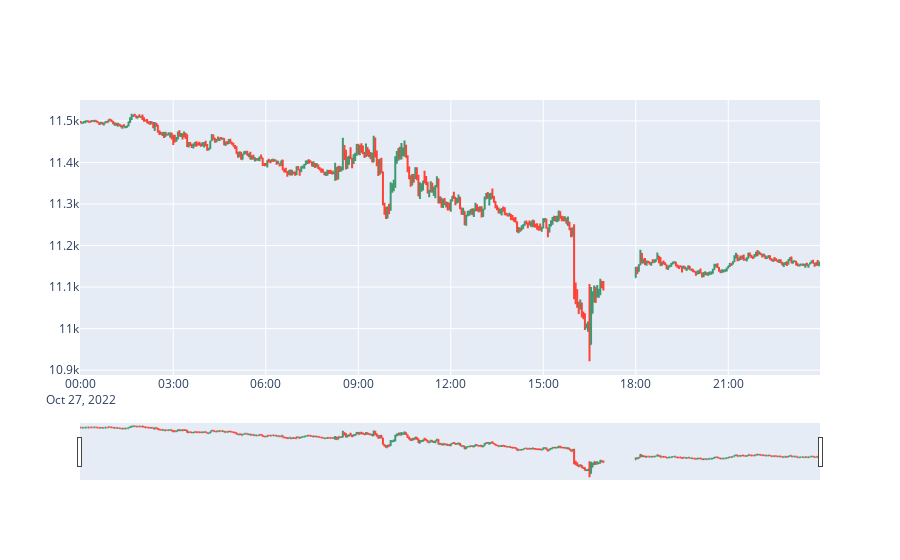

The notebook cell saved with this chart:
### Code cell
import plotly.graph_objects as go
# hovertext=[]
# for i in range(len(nq_3min['Open'])):
#     hovertext.append('Open: '+str(nq_3min['Open'][i])+'<br>Close: '+ str(nq_3min['Close'][i]))
fig = go.Figure(data=go.Ohlc(x=nq_3min.index, open=nq_3min['Open'], high=nq_3min['High'],  
                low=nq_3min['Low'], close=nq_3min['Close'], text= hovertext, hoverinfo='text'))
fig.show()

### Figure 1 — Plotly figure (JSON) as saved in the notebook; plotly's stock layout.template omitted (floating-point values rounded to 4 significant figures; data arrays with more than 128 entries replaced by an {"elided": "..."} marker saying what was removed)
{"data": [{"close": {"elided": "460 float values"}, "high": {"elided": "460 float values"}, "hoverinfo": "text", "low": {"elided": "460 float values"}, "open": {"elided": "460 float values"}, "text": {"elided": "480 str values"}, "type": "ohlc", "x": {"elided": "460 str values"}}], "layout": {}}
